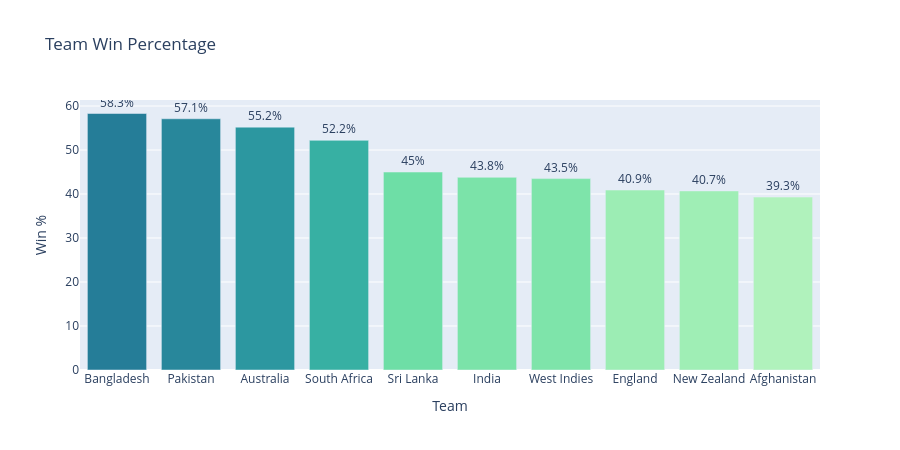

The code cell stored with this chart in its notebook:
### Code cell
fig = px.bar(q3, x="team_name", y="win_pct", color="win_pct", color_continuous_scale="Tealgrn",
             title="Team Win Percentage", labels={"win_pct":"Win %","team_name":"Team"}, text="win_pct")
fig.update_traces(texttemplate='%{text}%', textposition='outside')
fig.update_layout(height=450, coloraxis_showscale=False)
fig.show()

### Figure 1 — Plotly figure (JSON) as saved in the notebook; plotly's stock layout.template omitted (floating-point values rounded to 4 significant figures)
{"data": [{"hovertemplate": "Team=%{x}<br>Win %=%{marker.color}<extra></extra>", "legendgroup": "", "marker": {"color": [58.3, 57.1, 55.2, 52.2, 45.0, 43.8, 43.5, 40.9, 40.7, 39.3], "coloraxis": "coloraxis", "pattern": {"shape": ""}}, "name": "", "orientation": "v", "showlegend": false, "text": [58.3, 57.1, 55.2, 52.2, 45.0, 43.8, 43.5, 40.9, 40.7, 39.3], "textposition": "outside", "texttemplate": "%{text}%", "type": "bar", "x": ["Bangladesh", "Pakistan", "Australia", "South Africa", "Sri Lanka", "India", "West Indies", "England", "New Zealand", "Afghanistan"], "xaxis": "x", "y": [58.3, 57.1, 55.2, 52.2, 45.0, 43.8, 43.5, 40.9, 40.7, 39.3], "yaxis": "y"}], "layout": {"barmode": "relative", "coloraxis": {"colorbar": {"title": {"text": "Win %"}}, "colorscale": [[0, "rgb(176, 242, 188)"], [0.1667, "rgb(137, 232, 172)"], [0.3333, "rgb(103, 219, 165)"], [0.5, "rgb(76, 200, 163)"], [0.6667, "rgb(56, 178, 163)"], [0.8333, "rgb(44, 152, 160)"], [1, "rgb(37, 125, 152)"]], "showscale": false}, "height": 450, "legend": {"tracegroupgap": 0}, "title": {"text": "Team Win Percentage"}, "xaxis": {"anchor": "y", "domain": [0, 1], "title": {"text": "Team"}}, "yaxis": {"anchor": "x", "domain": [0, 1], "title": {"text": "Win %"}}}}
